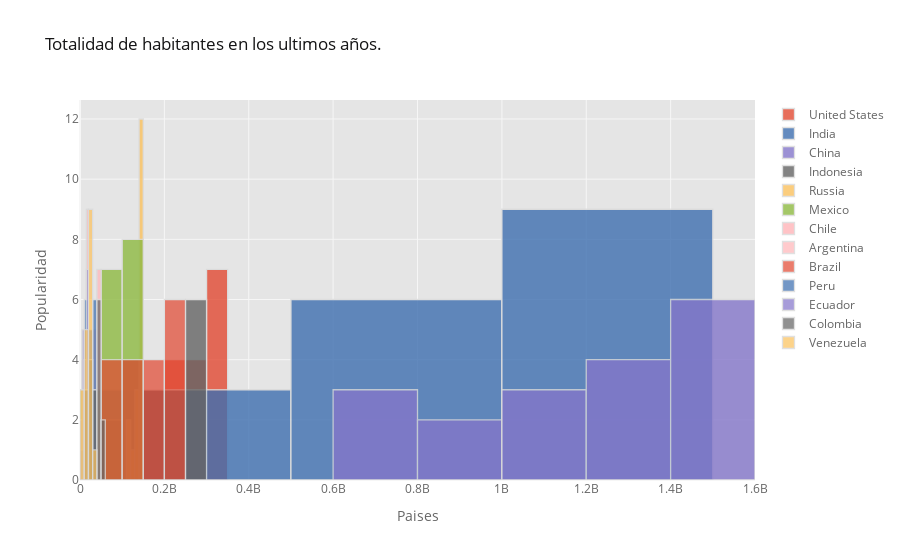

Here is the notebook cell this chart was saved with:
### Markdown cell above
5 Histograma

### Code cell
df_population[['United States', 'India', 'China', #para armar la estructura de datos
                             'Indonesia', 'Russia', 'Mexico', 'Chile', 'Argentina', 'Brazil', 'Peru', 'Ecuador', 'Colombia', 'Venezuela']].iplot(kind='hist', xTitle='Paises', yTitle='Popularidad', #Titulos para el eje X y eje Y
                                            title='Totalidad de habitantes en los ultimos años.')

### Figure 1 — Plotly figure (JSON) as saved in the notebook; plotly's stock layout.template omitted (floating-point values rounded to 4 significant figures)
{"data": [{"histfunc": "count", "histnorm": "", "marker": {"color": "rgba(226, 74, 51, 1.0)", "line": {"color": "#D9D9D9", "width": 1.3}}, "name": "United States", "opacity": 0.8, "orientation": "v", "type": "histogram", "x": [171685336, 186720571, 199733676, 209513341, 219081251, 229476354, 240499825, 252120309, 265163745, 281710909, 294993511, 309011475, 320878310, 323015995, 325084756, 327096265, 329064917, 331002651]}, {"histfunc": "count", "histnorm": "", "marker": {"color": "rgba(62, 111, 176, 1.0)", "line": {"color": "#D9D9D9", "width": 1.3}}, "name": "India", "opacity": 0.8, "orientation": "v", "type": "histogram", "x": [409880595, 450547679, 499123324, 555189792, 623102897, 698952844, 784360008, 873277798, 963922588, 1056575549, 1147609927, 1234281170, 1310152403, 1324517249, 1338676785, 1352642280, 1366417754, 1380004385]}, {"histfunc": "count", "histnorm": "", "marker": {"color": "rgba(132, 118, 202, 1.0)", "line": {"color": "#D9D9D9", "width": 1.3}}, "name": "China", "opacity": 0.8, "orientation": "v", "type": "histogram", "x": [612241554, 660408056, 724218968, 827601394, 926240885, 1000089235, 1075589361, 1176883674, 1240920535, 1290550765, 1330776380, 1368810615, 1406847870, 1414049351, 1421021791, 1427647786, 1433783686, 1439323776]}, {"histfunc": "count", "histnorm": "", "marker": {"color": "rgba(101, 101, 101, 1.0)", "line": {"color": "#D9D9D9", "width": 1.3}}, "name": "Indonesia", "opacity": 0.8, "orientation": "v", "type": "histogram", "x": [77273425, 87751068, 100267062, 114793178, 130680727, 147447836, 164982451, 181413402, 196934260, 211513823, 226289470, 241834215, 258383256, 261556381, 264650963, 267670543, 270625568, 273523615]}, {"histfunc": "count", "histnorm": "", "marker": {"color": "rgba(251, 193, 94, 1.0)", "line": {"color": "#D9D9D9", "width": 1.3}}, "name": "Russia", "opacity": 0.8, "orientation": "v", "type": "histogram", "x": [111355300, 119871700, 126503736, 130148653, 133804858, 138053150, 142957284, 147531561, 148227466, 146404903, 143672116, 143479274, 144985057, 145275383, 145530082, 145734038, 145872256, 145934462]}, {"histfunc": "count", "histnorm": "", "marker": {"color": "rgba(142, 186, 66, 1.0)", "line": {"color": "#D9D9D9", "width": 1.3}}, "name": "Mexico", "opacity": 0.8, "orientation": "v", "type": "histogram", "x": [32350596, 37771859, 44123853, 51493565, 59607953, 67761372, 75983485, 83943132, 91663285, 98899845, 106005203, 114092963, 121858258, 123333376, 124777324, 126190788, 127575529, 128932753]}, {"histfunc": "count", "histnorm": "", "marker": {"color": "rgba(255, 181, 184, 1.0)", "line": {"color": "#D9D9D9", "width": 1.3}}, "name": "Chile", "opacity": 0.8, "orientation": "v", "type": "histogram", "x": [7322652, 8132990, 8989621, 9783134, 10592307, 11419348, 12257236, 13274623, 14380866, 15342353, 16182721, 17062536, 17969353, 18209068, 18470439, 18729160, 18952038, 19116201]}, {"histfunc": "count", "histnorm": "", "marker": {"color": "rgba(255, 181, 184, 0.8999999999999999)", "line": {"color": "#D9D9D9", "width": 1.3}}, "name": "Argentina", "opacity": 0.8, "orientation": "v", "type": "histogram", "x": [18789418, 20481779, 22159650, 23880561, 25865776, 27896528, 30216279, 32618651, 34828170, 36870787, 38892931, 40895752, 43075416, 43508460, 43937140, 44361150, 44780677, 45195774]}, {"histfunc": "count", "histnorm": "", "marker": {"color": "rgba(226, 74, 51, 0.8999999999999999)", "line": {"color": "#D9D9D9", "width": 1.3}}, "name": "Brazil", "opacity": 0.8, "orientation": "v", "type": "histogram", "x": [62533919, 72179226, 83373530, 95113265, 107216205, 120694009, 135274080, 149003223, 162019896, 174790340, 186127103, 195713635, 204471769, 206163053, 207833823, 209469323, 211049527, 212559417]}, {"histfunc": "count", "histnorm": "", "marker": {"color": "rgba(62, 111, 176, 0.8999999999999999)", "line": {"color": "#D9D9D9", "width": 1.3}}, "name": "Peru", "opacity": 0.8, "orientation": "v", "type": "histogram", "x": [8858389, 10155015, 11711392, 13459794, 15424744, 17547610, 19772872, 22071433, 24299160, 26459944, 27866145, 29027674, 30470734, 30926032, 31444298, 31989260, 32510453, 32971854]}, {"histfunc": "count", "histnorm": "", "marker": {"color": "rgba(132, 118, 202, 0.8999999999999999)", "line": {"color": "#D9D9D9", "width": 1.3}}, "name": "Ecuador", "opacity": 0.8, "orientation": "v", "type": "histogram", "x": [3956620, 4543666, 5243977, 6069376, 6994334, 7989186, 9066109, 10230934, 11455204, 12681123, 13825847, 15011117, 16212020, 16491116, 16785361, 17084358, 17373662, 17643054]}, {"histfunc": "count", "histnorm": "", "marker": {"color": "rgba(101, 101, 101, 0.8999999999999999)", "line": {"color": "#D9D9D9", "width": 1.3}}, "name": "Colombia", "opacity": 0.8, "orientation": "v", "type": "histogram", "x": [13775000, 16057724, 18725245, 21480065, 24065507, 26900506, 29951201, 33102575, 36421438, 39629968, 42647723, 45222700, 47520667, 48175052, 48909839, 49661048, 50339443, 50882891]}, {"histfunc": "count", "histnorm": "", "marker": {"color": "rgba(251, 193, 94, 0.8999999999999999)", "line": {"color": "#D9D9D9", "width": 1.3}}, "name": "Venezuela", "opacity": 0.8, "orientation": "v", "type": "histogram", "x": [6744695, 8141841, 9692278, 11396393, 13189509, 15182611, 17319520, 19632665, 21931084, 24192446, 26432447, 28439940, 30081829, 29851255, 29402484, 28887118, 28515829, 28435940]}], "layout": {"barmode": "overlay", "legend": {"bgcolor": "#FFFFFF", "font": {"color": "#666666"}}, "paper_bgcolor": "#FFFFFF", "plot_bgcolor": "#E5E5E5", "title": {"font": {"color": "#151516"}, "text": "Totalidad de habitantes en los ultimos años."}, "xaxis": {"gridcolor": "#F6F6F6", "showgrid": true, "tickfont": {"color": "#666666"}, "title": {"font": {"color": "#666666"}, "text": "Paises"}, "zerolinecolor": "#F6F6F6"}, "yaxis": {"gridcolor": "#F6F6F6", "showgrid": true, "tickfont": {"color": "#666666"}, "title": {"font": {"color": "#666666"}, "text": "Popularidad"}, "zerolinecolor": "#F6F6F6"}}}
